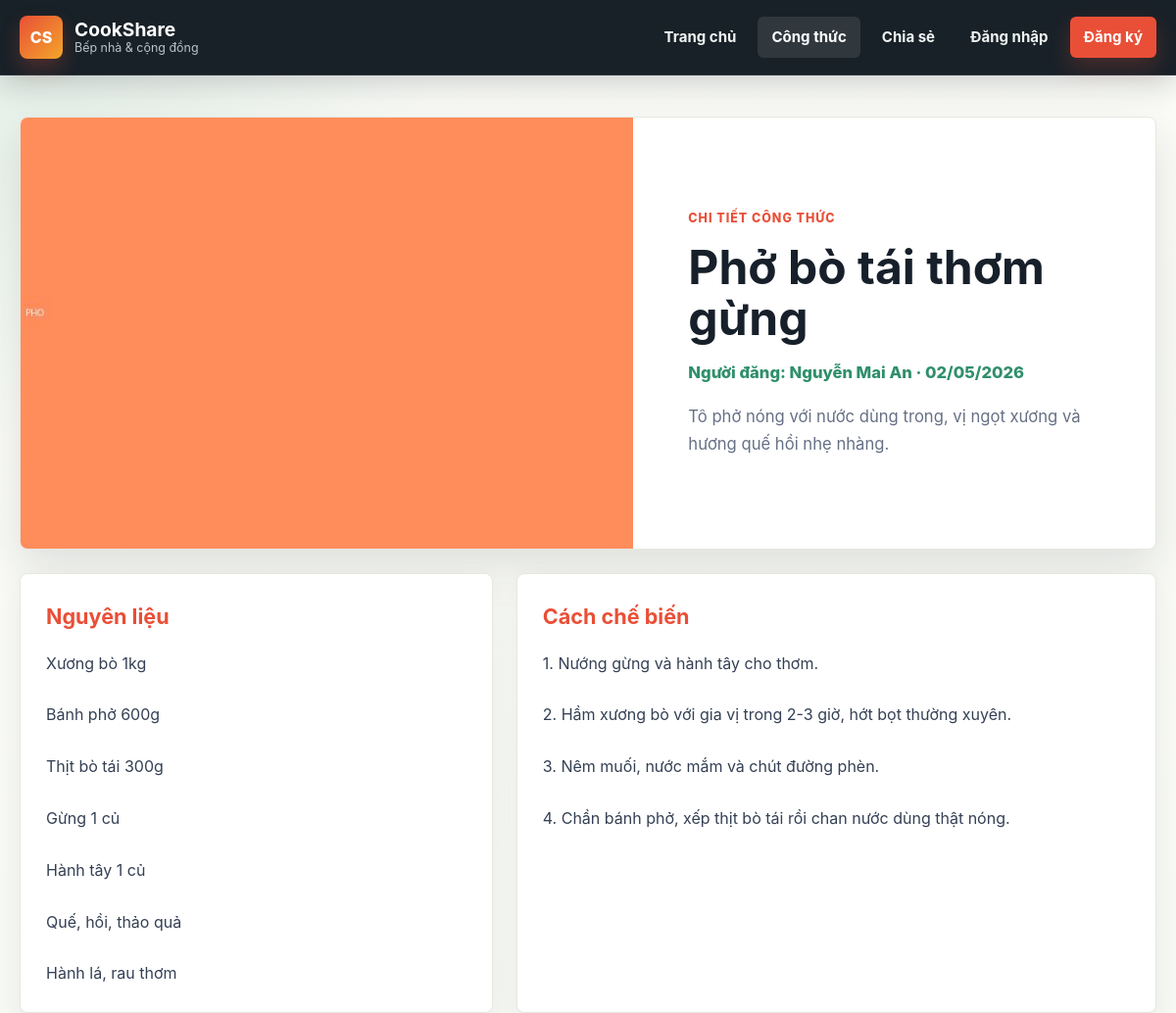
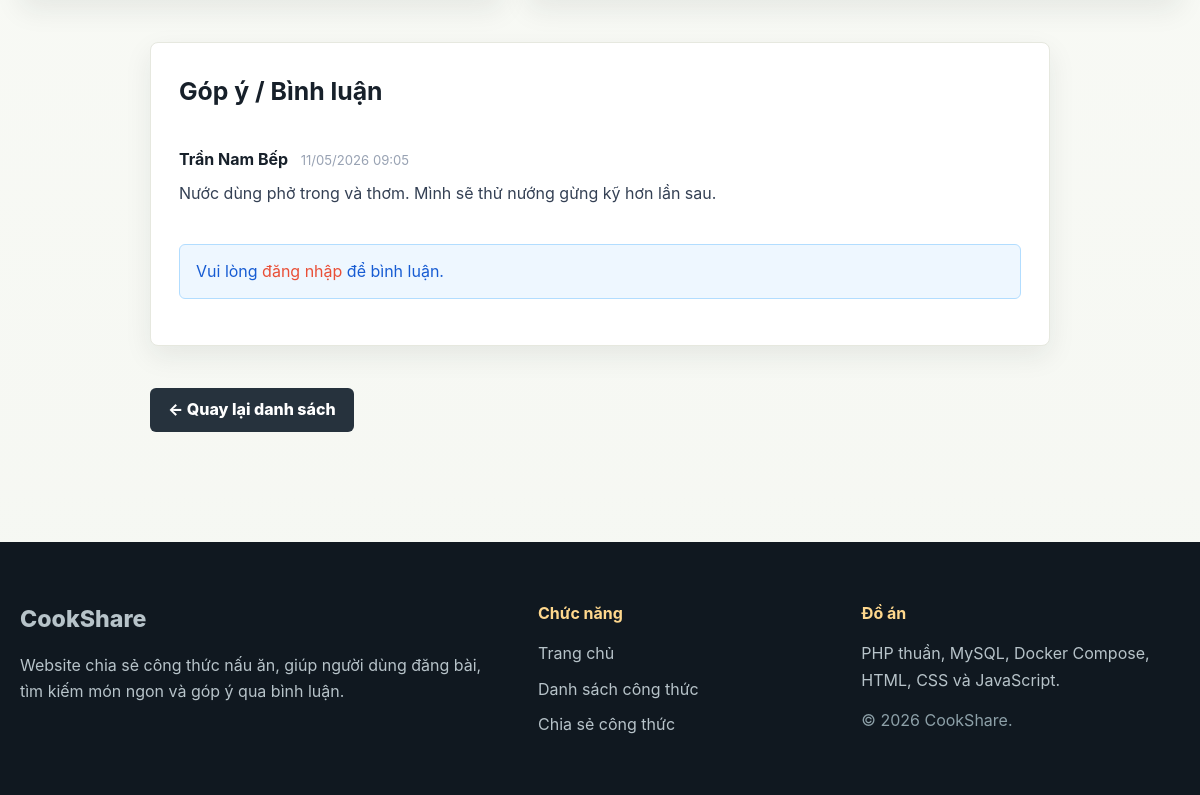
The app's page /project/pages/recipe-detail.php?id=2 with its own data (2 pictures, top to bottom).
### tables this page shows
CREATE TABLE IF NOT EXISTS recipes (
    id INT AUTO_INCREMENT PRIMARY KEY,
    user_id INT NOT NULL,
    title VARCHAR(200) NOT NULL,
    image VARCHAR(255) DEFAULT NULL,
    description TEXT NOT NULL,
    ingredients TEXT NOT NULL,
    steps TEXT NOT NULL,
    created_at TIMESTAMP DEFAULT CURRENT_TIMESTAMP,
    FOREIGN KEY (user_id) REFERENCES users(id) ON DELETE CASCADE
);

CREATE TABLE IF NOT EXISTS users (
    id INT AUTO_INCREMENT PRIMARY KEY,
    fullname VARCHAR(100) NOT NULL,
    email VARCHAR(100) NOT NULL UNIQUE,
    username VARCHAR(50) NOT NULL UNIQUE,
    password VARCHAR(255) NOT NULL
);

CREATE TABLE IF NOT EXISTS comments (
    id INT AUTO_INCREMENT PRIMARY KEY,
    recipe_id INT NOT NULL,
    user_id INT NOT NULL,
    content TEXT NOT NULL,
    created_at TIMESTAMP DEFAULT CURRENT_TIMESTAMP,
    FOREIGN KEY (recipe_id) REFERENCES recipes(id) ON DELETE CASCADE,
    FOREIGN KEY (user_id) REFERENCES users(id) ON DELETE CASCADE
);

### project/includes/auth.php (called while the page is built, shortened)
<?php
function isLoggedIn(): bool
{
    return isset($_SESSION['user_id']);
}
function e(string $value): string
{
    return htmlspecialchars($value, ENT_QUOTES, 'UTF-8');
}
function baseUrl(string $path = ''): string
{
    return '/' . ltrim($path, '/');
}
function imageUrl(?string $image): string
{
    if (!empty($image)) {
        return baseUrl('uploads/' . $image);
    }
    return baseUrl('assets/images/placeholder.svg');
}

### project/pages/recipe-detail.php (the view, shortened to what this page needs)
<?php
require_once __DIR__ . '/../includes/auth.php';
$recipeId = (int) ($_GET['id'] ?? 0);
$db = getDB();
$stmt = $db->prepare(
    'SELECT r.*, u.fullname AS author_name
     FROM recipes r
     JOIN users u ON r.user_id = u.id
     WHERE r.id = :id
     LIMIT 1'
);
$stmt->execute(['id' => $recipeId]);
$recipe = $stmt->fetch();
$commentStmt = $db->prepare(
    'SELECT c.*, u.fullname AS author_name
     FROM comments c
     JOIN users u ON c.user_id = u.id
     WHERE c.recipe_id = :recipe_id
     ORDER BY c.created_at DESC'
);
$commentStmt->execute(['recipe_id' => $recipeId]);
$comments = $commentStmt->fetchAll();
require_once __DIR__ . '/../includes/header.php';
?>
<article class="recipe-detail">
    <div class="detail-hero">
        <img class="recipe-detail-image" src="<?= e(imageUrl($recipe['image'])) ?>" alt="<?= e($recipe['title']) ?>">
        <div class="detail-summary">
            <span class="eyebrow">Chi tiết công thức</span>
            <h1><?= e($recipe['title']) ?></h1>
            <p class="detail-meta">Người đăng: <?= e($recipe['author_name']) ?> · <?= e(date('d/m/Y', strtotime($recipe['created_at']))) ?></p>
            <p><?= e($recipe['description']) ?></p>
        </div>
    </div>
    <div class="recipe-content-grid">
        <section class="recipe-block">
            <h2>Nguyên liệu</h2>
            <div class="recipe-text"><?= nl2br(e($recipe['ingredients'])) ?></div>
        </section>
        <section class="recipe-block">
            <h2>Cách chế biến</h2>
            <div class="recipe-text"><?= nl2br(e($recipe['steps'])) ?></div>
        </section>
    </div>
</article>
<section class="comments-section" id="comments">
    <h2>Góp ý / Bình luận</h2>
    <?php if (empty($comments)): ?>
        <p class="empty-message">Chưa có bình luận nào.</p>
    <?php else: ?>
        <ul class="comment-list">
            <?php foreach ($comments as $comment): ?>
                <li class="comment-item">
                    <strong><?= e($comment['author_name']) ?></strong>
                    <span class="comment-date"><?= e(date('d/m/Y H:i', strtotime($comment['created_at']))) ?></span>
                    <p><?= e($comment['content']) ?></p>
                </li>
            <?php endforeach; ?>
        </ul>
    <?php endif; ?>
    <?php if (isLoggedIn()): ?>
        <form class="comment-form" id="comment-form" method="POST" action="" novalidate>
            <div class="form-group">
                <label for="content">Viết bình luận</label>
                <textarea id="content" name="content" rows="4" required></textarea>
            </div>
            <button type="submit" class="btn btn-primary">Gửi bình luận</button>
        </form>
    <?php else: ?>
        <p class="alert alert-info">Vui lòng <a href="<?= baseUrl('pages/login.php') ?>">đăng nhập</a> để bình luận.</p>
    <?php endif; ?>
</section>
<p class="back-actions"><a href="<?= baseUrl('pages/recipes.php') ?>" class="btn btn-secondary">&larr; Quay lại danh sách</a></p>
<?php require_once __DIR__ . '/../includes/footer.php'; ?>

### project/assets/css/style.css (style rules this page uses)
:root { --ink: #17202a; --muted: #667085; --surface: #ffffff; --surface-strong: #f5f7f2; --line: #e6e8df; --brand: #e94f37; --brand-dark: #c83c28; --accent: #2f8f6b; --gold: #f4a62a; --nav: #101820; --shadow: 0 18px 45px rgba(23, 32, 42, 0.12); --shadow-soft: 0 10px 28px rgba(23, 32, 42, 0.08); --radius: 8px; }
* { box-sizing: border-box; margin: 0; padding: 0; }
html { scroll-behavior: smooth; }
body { min-height: 100vh; font-family: "Inter", "Segoe UI", Arial, Helvetica, sans-serif; line-height: 1.65; color: var(--ink); background: radial-gradient(circle at top left, rgba(47, 143, 107, 0.12), transparent 28rem), linear-gradient(180deg, #fbfcf8 0%, var(--surface-strong) 100%); }
img { display: block; max-width: 100%; }
a { color: var(--brand); text-decoration: none; }
.eyebrow { display: inline-flex; align-items: center; gap: 8px; margin-bottom: 14px; color: var(--brand); font-size: 0.78rem; font-weight: 800; letter-spacing: 0.08em; text-transform: uppercase; }
.page-header, .recipe-section, .search-panel, .form-section, .recipe-detail, .comments-section, .back-actions { margin-top: 42px; }
.recipe-detail { width: min(1180px, calc(100% - 40px)); margin-inline: auto; }
.detail-hero { display: grid; grid-template-columns: minmax(0, 1.08fr) minmax(320px, 0.92fr); gap: 0; overflow: hidden; background: var(--surface); border: 1px solid var(--line); border-radius: var(--radius); box-shadow: var(--shadow); }
.recipe-detail-image { width: 100%; height: 100%; min-height: 440px; object-fit: cover; }
.detail-summary { display: flex; flex-direction: column; justify-content: center; padding: clamp(28px, 5vw, 56px); }
.detail-summary h1 { font-size: clamp(2.1rem, 4vw, 4rem); line-height: 1.08; margin-bottom: 16px; }
.detail-summary p { color: var(--muted); font-size: 1.04rem; }
.detail-meta { margin-bottom: 18px; color: var(--accent) !important; font-weight: 800; }
.recipe-content-grid { display: grid; grid-template-columns: minmax(280px, 0.85fr) minmax(0, 1.15fr); gap: 24px; margin-top: 24px; }
.recipe-block { background: var(--surface); border: 1px solid var(--line); border-radius: var(--radius); padding: 26px; box-shadow: var(--shadow-soft); }
.recipe-block h2 { margin-bottom: 16px; color: var(--brand); font-size: 1.35rem; }
.recipe-text { white-space: pre-wrap; color: #344054; }
.comments-section { width: min(900px, calc(100% - 40px)); margin-inline: auto; padding: 28px; background: var(--surface); border: 1px solid var(--line); border-radius: var(--radius); box-shadow: var(--shadow-soft); }
.comments-section h2 { margin-bottom: 18px; font-size: 1.55rem; }
.comment-list { list-style: none; margin-bottom: 22px; }
.comment-item { padding: 16px 0; border-bottom: 1px solid var(--line); }
.comment-item:last-child { border-bottom: 0; }
.comment-date { display: inline-block; margin-left: 8px; color: #98a2b3; font-size: 0.82rem; }
.comment-item p { margin-top: 8px; color: #344054; }
.back-actions { width: min(900px, calc(100% - 40px)); margin-inline: auto; padding-bottom: 70px; }
.btn { min-height: 44px; display: inline-flex; align-items: center; justify-content: center; gap: 8px; padding: 11px 18px; border: 0; border-radius: 6px; cursor: pointer; font: inherit; font-weight: 800; line-height: 1.2; text-align: center; transition: transform 0.18s ease, background 0.18s ease, box-shadow 0.18s ease; }
.btn-secondary { background: #26323d; color: #fff; }
.alert { padding: 13px 16px; border-radius: 6px; margin-bottom: 18px; list-style: none; }
.alert-info { background: #eef7ff; color: #175cd3; border: 1px solid #b2ddff; }

### records on screen
recipes: image (picture), title "Phở bò tái thơm gừng", user.fullname "Nguyễn Mai An", created_at "02/05/2026", description "Tô phở nóng với nước dùng trong, vị ngọt xương và hương quế hồi nhẹ nhàng.", ingredients "Xương bò 1kg Bánh phở 600g Thịt bò tái 300g Gừng 1 củ Hành tây 1 củ Quế, hồi, thảo quả Hành lá, rau thơm", steps "1. Nướng gừng và hành tây cho thơm. 2. Hầm xương bò với gia vị trong 2-3 giờ, hớt bọt thường xuyên. 3. Nêm muối, nước mắm và chút đường phèn. 4. Chần bánh phở, xếp thịt bò tái rồi chan nước dùng thật nóng."
comments: user.fullname "Trần Nam Bếp", created_at "11/05/2026 09:05", content "Nước dùng phở trong và thơm. Mình sẽ thử nướng gừng kỹ hơn lần sau."
